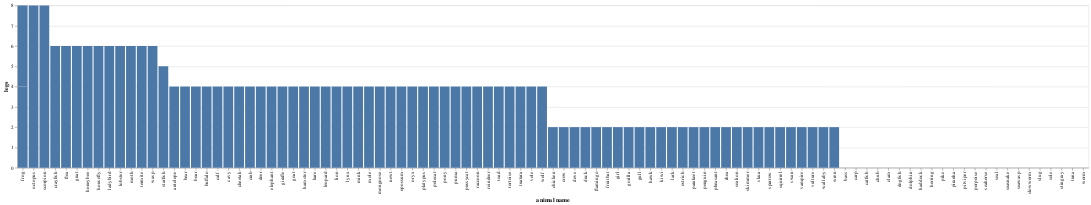

Notebook cell for this chart:
### Code cell
plot_02 = alt.Chart(df).mark_bar().encode(
    
    x = alt.X('animal name', sort = '-y'),
    y = 'legs'
)
plot_02

### Figure 1 — Vega-Lite specification as saved in the notebook (floating-point values rounded to 4 significant figures)
{"config": {"view": {"continuousWidth": 400, "continuousHeight": 300}}, "data": {"name": "data-e3d594e206aeb1e7e4985628e88d3eb2"}, "mark": "bar", "encoding": {"x": {"type": "nominal", "field": "animal name", "sort": "-y"}, "y": {"type": "quantitative", "field": "legs"}}, "$schema": "https://vega.github.io/schema/vega-lite/v4.8.1.json", "datasets": {"data-e3d594e206aeb1e7e4985628e88d3eb2": [{"animal name": "antelope", "hair": 1, "feathers": 0, "eggs": 0, "milk": 1, "airborne": 0, "aquatic": 0, "predator": 0, "toothed": 1, "backbone": 1, "breathes": 1, "venomous": 0, "fins": 0, "legs": 4, "tail": 1, "domestic": 0, " cat-size": 1, "type": 1}, {"animal name": "bass", "hair": 0, "feathers": 0, "eggs": 1, "milk": 0, "airborne": 0, "aquatic": 1, "predator": 1, "toothed": 1, "backbone": 1, "breathes": 0, "venomous": 0, "fins": 1, "legs": 0, "tail": 1, "domestic": 0, " cat-size": 0, "type": 4}, {"animal name": "bear", "hair": 1, "feathers": 0, "eggs": 0, "milk": 1, "airborne": 0, "aquatic": 0, "predator": 1, "toothed": 1, "backbone": 1, "breathes": 1, "venomous": 0, "fins": 0, "legs": 4, "tail": 0, "domestic": 0, " cat-size": 1, "type": 1}, {"animal name": "boar", "hair": 1, "feathers": 0, "eggs": 0, "milk": 1, "airborne": 0, "aquatic": 0, "predator": 1, "toothed": 1, "backbone": 1, "breathes": 1, "venomous": 0, "fins": 0, "legs": 4, "tail": 1, "domestic": 0, " cat-size": 1, "type": 1}, {"animal name": "buffalo", "hair": 1, "feathers": 0, "eggs": 0, "milk": 1, "airborne": 0, "aquatic": 0, "predator": 0, "toothed": 1, "backbone": 1, "breathes": 1, "venomous": 0, "fins": 0, "legs": 4, "tail": 1, "domestic": 0, " cat-size": 1, "type": 1}, {"animal name": "calf", "hair": 1, "feathers": 0, "eggs": 0, "milk": 1, "airborne": 0, "aquatic": 0, "predator": 0, "toothed": 1, "backbone": 1, "breathes": 1, "venomous": 0, "fins": 0, "legs": 4, "tail": 1, "domestic": 1, " cat-size": 1, "type": 1}, {"animal name": "carp", "hair": 0, "feathers": 0, "eggs": 1, "milk": 0, "airborne": 0, "aquatic": 1, "predator": 0, "toothed": 1, "backbone": 1, "breathes": 0, "venomous": 0, "fins": 1, "legs": 0, "tail": 1, "domestic": 1, " cat-size": 0, "type": 4}, {"animal name": "catfish", "hair": 0, "feathers": 0, "eggs": 1, "milk": 0, "airborne": 0, "aquatic": 1, "predator": 1, "toothed": 1, "backbone": 1, "breathes": 0, "venomous": 0, "fins": 1, "legs": 0, "tail": 1, "domestic": 0, " cat-size": 0, "type": 4}, {"animal name": "cavy", "hair": 1, "feathers": 0, "eggs": 0, "milk": 1, "airborne": 0, "aquatic": 0, "predator": 0, "toothed": 1, "backbone": 1, "breathes": 1, "venomous": 0, "fins": 0, "legs": 4, "tail": 0, "domestic": 1, " cat-size": 0, "type": 1}, {"animal name": "cheetah", "hair": 1, "feathers": 0, "eggs": 0, "milk": 1, "airborne": 0, "aquatic": 0, "predator": 1, "toothed": 1, "backbone": 1, "breathes": 1, "venomous": 0, "fins": 0, "legs": 4, "tail": 1, "domestic": 0, " cat-size": 1, "type": 1}, {"animal name": "chicken", "hair": 0, "feathers": 1, "eggs": 1, "milk": 0, "airborne": 1, "aquatic": 0, "predator": 0, "toothed": 0, "backbone": 1, "breathes": 1, "venomous": 0, "fins": 0, "legs": 2, "tail": 1, "domestic": 1, " cat-size": 0, "type": 2}, {"animal name": "chub", "hair": 0, "feathers": 0, "eggs": 1, "milk": 0, "airborne": 0, "aquatic": 1, "predator": 1, "toothed": 1, "backbone": 1, "breathes": 0, "venomous": 0, "fins": 1, "legs": 0, "tail": 1, "domestic": 0, " cat-size": 0, "type": 4}, {"animal name": "clam", "hair": 0, "feathers": 0, "eggs": 1, "milk": 0, "airborne": 0, "aquatic": 0, "predator": 1, "toothed": 0, "backbone": 0, "breathes": 0, "venomous": 0, "fins": 0, "legs": 0, "tail": 0, "domestic": 0, " cat-size": 0, "type": 7}, {"animal name": "crab", "hair": 0, "feathers": 0, "eggs": 1, "milk": 0, "airborne": 0, "aquatic": 1, "predator": 1, "toothed": 0, "backbone": 0, "breathes": 0, "venomous": 0, "fins": 0, "legs": 4, "tail": 0, "domestic": 0, " cat-size": 0, "type": 7}, {"animal name": "crayfish", "hair": 0, "feathers": 0, "eggs": 1, "milk": 0, "airborne": 0, "aquatic": 1, "predator": 1, "toothed": 0, "backbone": 0, "breathes": 0, "venomous": 0, "fins": 0, "legs": 6, "tail": 0, "domestic": 0, " cat-size": 0, "type": 7}, {"animal name": "crow", "hair": 0, "feathers": 1, "eggs": 1, "milk": 0, "airborne": 1, "aquatic": 0, "predator": 1, "toothed": 0, "backbone": 1, "breathes": 1, "venomous": 0, "fins": 0, "legs": 2, "tail": 1, "domestic": 0, " cat-size": 0, "type": 2}, {"animal name": "deer", "hair": 1, "feathers": 0, "eggs": 0, "milk": 1, "airborne": 0, "aquatic": 0, "predator": 0, "toothed": 1, "backbone": 1, "breathes": 1, "venomous": 0, "fins": 0, "legs": 4, "tail": 1, "domestic": 0, " cat-size": 1, "type": 1}, {"animal name": "dogfish", "hair": 0, "feathers": 0, "eggs": 1, "milk": 0, "airborne": 0, "aquatic": 1, "predator": 1, "toothed": 1, "backbone": 1, "breathes": 0, "venomous": 0, "fins": 1, "legs": 0, "tail": 1, "domestic": 0, " cat-size": 1, "type": 4}, {"animal name": "dolphin", "hair": 0, "feathers": 0, "eggs": 0, "milk": 1, "airborne": 0, "aquatic": 1, "predator": 1, "toothed": 1, "backbone": 1, "breathes": 1, "venomous": 0, "fins": 1, "legs": 0, "tail": 1, "domestic": 0, " cat-size": 1, "type": 1}, {"animal name": "dove", "hair": 0, "feathers": 1, "eggs": 1, "milk": 0, "airborne": 1, "aquatic": 0, "predator": 0, "toothed": 0, "backbone": 1, "breathes": 1, "venomous": 0, "fins": 0, "legs": 2, "tail": 1, "domestic": 1, " cat-size": 0, "type": 2}, {"animal name": "duck", "hair": 0, "feathers": 1, "eggs": 1, "milk": 0, "airborne": 1, "aquatic": 1, "predator": 0, "toothed": 0, "backbone": 1, "breathes": 1, "venomous": 0, "fins": 0, "legs": 2, "tail": 1, "domestic": 0, " cat-size": 0, "type": 2}, {"animal name": "elephant", "hair": 1, "feathers": 0, "eggs": 0, "milk": 1, "airborne": 0, "aquatic": 0, "predator": 0, "toothed": 1, "backbone": 1, "breathes": 1, "venomous": 0, "fins": 0, "legs": 4, "tail": 1, "domestic": 0, " cat-size": 1, "type": 1}, {"animal name": "flamingo", "hair": 0, "feathers": 1, "eggs": 1, "milk": 0, "airborne": 1, "aquatic": 0, "predator": 0, "toothed": 0, "backbone": 1, "breathes": 1, "venomous": 0, "fins": 0, "legs": 2, "tail": 1, "domestic": 0, " cat-size": 1, "type": 2}, {"animal name": "flea", "hair": 0, "feathers": 0, "eggs": 1, "milk": 0, "airborne": 0, "aquatic": 0, "predator": 0, "toothed": 0, "backbone": 0, "breathes": 1, "venomous": 0, "fins": 0, "legs": 6, "tail": 0, "domestic": 0, " cat-size": 0, "type": 6}, {"animal name": "frog", "hair": 0, "feathers": 0, "eggs": 1, "milk": 0, "airborne": 0, "aquatic": 1, "predator": 1, "toothed": 1, "backbone": 1, "breathes": 1, "venomous": 0, "fins": 0, "legs": 4, "tail": 0, "domestic": 0, " cat-size": 0, "type": 5}, {"animal name": "frog", "hair": 0, "feathers": 0, "eggs": 1, "milk": 0, "airborne": 0, "aquatic": 1, "predator": 1, "toothed": 1, "backbone": 1, "breathes": 1, "venomous": 1, "fins": 0, "legs": 4, "tail": 0, "domestic": 0, " cat-size": 0, "type": 5}, {"animal name": "fruitbat", "hair": 1, "feathers": 0, "eggs": 0, "milk": 1, "airborne": 1, "aquatic": 0, "predator": 0, "toothed": 1, "backbone": 1, "breathes": 1, "venomous": 0, "fins": 0, "legs": 2, "tail": 1, "domestic": 0, " cat-size": 0, "type": 1}, {"animal name": "giraffe", "hair": 1, "feathers": 0, "eggs": 0, "milk": 1, "airborne": 0, "aquatic": 0, "predator": 0, "toothed": 1, "backbone": 1, "breathes": 1, "venomous": 0, "fins": 0, "legs": 4, "tail": 1, "domestic": 0, " cat-size": 1, "type": 1}, {"animal name": "girl", "hair": 1, "feathers": 0, "eggs": 0, "milk": 1, "airborne": 0, "aquatic": 0, "predator": 1, "toothed": 1, "backbone": 1, "breathes": 1, "venomous": 0, "fins": 0, "legs": 2, "tail": 0, "domestic": 1, " cat-size": 1, "type": 1}, {"animal name": "gnat", "hair": 0, "feathers": 0, "eggs": 1, "milk": 0, "airborne": 1, "aquatic": 0, "predator": 0, "toothed": 0, "backbone": 0, "breathes": 1, "venomous": 0, "fins": 0, "legs": 6, "tail": 0, "domestic": 0, " cat-size": 0, "type": 6}, {"animal name": "goat", "hair": 1, "feathers": 0, "eggs": 0, "milk": 1, "airborne": 0, "aquatic": 0, "predator": 0, "toothed": 1, "backbone": 1, "breathes": 1, "venomous": 0, "fins": 0, "legs": 4, "tail": 1, "domestic": 1, " cat-size": 1, "type": 1}, {"animal name": "gorilla", "hair": 1, "feathers": 0, "eggs": 0, "milk": 1, "airborne": 0, "aquatic": 0, "predator": 0, "toothed": 1, "backbone": 1, "breathes": 1, "venomous": 0, "fins": 0, "legs": 2, "tail": 0, "domestic": 0, " cat-size": 1, "type": 1}, {"animal name": "gull", "hair": 0, "feathers": 1, "eggs": 1, "milk": 0, "airborne": 1, "aquatic": 1, "predator": 1, "toothed": 0, "backbone": 1, "breathes": 1, "venomous": 0, "fins": 0, "legs": 2, "tail": 1, "domestic": 0, " cat-size": 0, "type": 2}, {"animal name": "haddock", "hair": 0, "feathers": 0, "eggs": 1, "milk": 0, "airborne": 0, "aquatic": 1, "predator": 0, "toothed": 1, "backbone": 1, "breathes": 0, "venomous": 0, "fins": 1, "legs": 0, "tail": 1, "domestic": 0, " cat-size": 0, "type": 4}, {"animal name": "hamster", "hair": 1, "feathers": 0, "eggs": 0, "milk": 1, "airborne": 0, "aquatic": 0, "predator": 0, "toothed": 1, "backbone": 1, "breathes": 1, "venomous": 0, "fins": 0, "legs": 4, "tail": 1, "domestic": 1, " cat-size": 0, "type": 1}, {"animal name": "hare", "hair": 1, "feathers": 0, "eggs": 0, "milk": 1, "airborne": 0, "aquatic": 0, "predator": 0, "toothed": 1, "backbone": 1, "breathes": 1, "venomous": 0, "fins": 0, "legs": 4, "tail": 1, "domestic": 0, " cat-size": 0, "type": 1}, {"animal name": "hawk", "hair": 0, "feathers": 1, "eggs": 1, "milk": 0, "airborne": 1, "aquatic": 0, "predator": 1, "toothed": 0, "backbone": 1, "breathes": 1, "venomous": 0, "fins": 0, "legs": 2, "tail": 1, "domestic": 0, " cat-size": 0, "type": 2}, {"animal name": "herring", "hair": 0, "feathers": 0, "eggs": 1, "milk": 0, "airborne": 0, "aquatic": 1, "predator": 1, "toothed": 1, "backbone": 1, "breathes": 0, "venomous": 0, "fins": 1, "legs": 0, "tail": 1, "domestic": 0, " cat-size": 0, "type": 4}, {"animal name": "honeybee", "hair": 1, "feathers": 0, "eggs": 1, "milk": 0, "airborne": 1, "aquatic": 0, "predator": 0, "toothed": 0, "backbone": 0, "breathes": 1, "venomous": 1, "fins": 0, "legs": 6, "tail": 0, "domestic": 1, " cat-size": 0, "type": 6}, {"animal name": "housefly", "hair": 1, "feathers": 0, "eggs": 1, "milk": 0, "airborne": 1, "aquatic": 0, "predator": 0, "toothed": 0, "backbone": 0, "breathes": 1, "venomous": 0, "fins": 0, "legs": 6, "tail": 0, "domestic": 0, " cat-size": 0, "type": 6}, {"animal name": "kiwi", "hair": 0, "feathers": 1, "eggs": 1, "milk": 0, "airborne": 0, "aquatic": 0, "predator": 1, "toothed": 0, "backbone": 1, "breathes": 1, "venomous": 0, "fins": 0, "legs": 2, "tail": 1, "domestic": 0, " cat-size": 0, "type": 2}, {"animal name": "ladybird", "hair": 0, "feathers": 0, "eggs": 1, "milk": 0, "airborne": 1, "aquatic": 0, "predator": 1, "toothed": 0, "backbone": 0, "breathes": 1, "venomous": 0, "fins": 0, "legs": 6, "tail": 0, "domestic": 0, " cat-size": 0, "type": 6}, {"animal name": "lark", "hair": 0, "feathers": 1, "eggs": 1, "milk": 0, "airborne": 1, "aquatic": 0, "predator": 0, "toothed": 0, "backbone": 1, "breathes": 1, "venomous": 0, "fins": 0, "legs": 2, "tail": 1, "domestic": 0, " cat-size": 0, "type": 2}, {"animal name": "leopard", "hair": 1, "feathers": 0, "eggs": 0, "milk": 1, "airborne": 0, "aquatic": 0, "predator": 1, "toothed": 1, "backbone": 1, "breathes": 1, "venomous": 0, "fins": 0, "legs": 4, "tail": 1, "domestic": 0, " cat-size": 1, "type": 1}, {"animal name": "lion", "hair": 1, "feathers": 0, "eggs": 0, "milk": 1, "airborne": 0, "aquatic": 0, "predator": 1, "toothed": 1, "backbone": 1, "breathes": 1, "venomous": 0, "fins": 0, "legs": 4, "tail": 1, "domestic": 0, " cat-size": 1, "type": 1}, {"animal name": "lobster", "hair": 0, "feathers": 0, "eggs": 1, "milk": 0, "airborne": 0, "aquatic": 1, "predator": 1, "toothed": 0, "backbone": 0, "breathes": 0, "venomous": 0, "fins": 0, "legs": 6, "tail": 0, "domestic": 0, " cat-size": 0, "type": 7}, {"animal name": "lynx", "hair": 1, "feathers": 0, "eggs": 0, "milk": 1, "airborne": 0, "aquatic": 0, "predator": 1, "toothed": 1, "backbone": 1, "breathes": 1, "venomous": 0, "fins": 0, "legs": 4, "tail": 1, "domestic": 0, " cat-size": 1, "type": 1}, {"animal name": "mink", "hair": 1, "feathers": 0, "eggs": 0, "milk": 1, "airborne": 0, "aquatic": 1, "predator": 1, "toothed": 1, "backbone": 1, "breathes": 1, "venomous": 0, "fins": 0, "legs": 4, "tail": 1, "domestic": 0, " cat-size": 1, "type": 1}, {"animal name": "mole", "hair": 1, "feathers": 0, "eggs": 0, "milk": 1, "airborne": 0, "aquatic": 0, "predator": 1, "toothed": 1, "backbone": 1, "breathes": 1, "venomous": 0, "fins": 0, "legs": 4, "tail": 1, "domestic": 0, " cat-size": 0, "type": 1}, {"animal name": "mongoose", "hair": 1, "feathers": 0, "eggs": 0, "milk": 1, "airborne": 0, "aquatic": 0, "predator": 1, "toothed": 1, "backbone": 1, "breathes": 1, "venomous": 0, "fins": 0, "legs": 4, "tail": 1, "domestic": 0, " cat-size": 1, "type": 1}, {"animal name": "moth", "hair": 1, "feathers": 0, "eggs": 1, "milk": 0, "airborne": 1, "aquatic": 0, "predator": 0, "toothed": 0, "backbone": 0, "breathes": 1, "venomous": 0, "fins": 0, "legs": 6, "tail": 0, "domestic": 0, " cat-size": 0, "type": 6}, {"animal name": "newt", "hair": 0, "feathers": 0, "eggs": 1, "milk": 0, "airborne": 0, "aquatic": 1, "predator": 1, "toothed": 1, "backbone": 1, "breathes": 1, "venomous": 0, "fins": 0, "legs": 4, "tail": 1, "domestic": 0, " cat-size": 0, "type": 5}, {"animal name": "octopus", "hair": 0, "feathers": 0, "eggs": 1, "milk": 0, "airborne": 0, "aquatic": 1, "predator": 1, "toothed": 0, "backbone": 0, "breathes": 0, "venomous": 0, "fins": 0, "legs": 8, "tail": 0, "domestic": 0, " cat-size": 1, "type": 7}, {"animal name": "opossum", "hair": 1, "feathers": 0, "eggs": 0, "milk": 1, "airborne": 0, "aquatic": 0, "predator": 1, "toothed": 1, "backbone": 1, "breathes": 1, "venomous": 0, "fins": 0, "legs": 4, "tail": 1, "domestic": 0, " cat-size": 0, "type": 1}, {"animal name": "oryx", "hair": 1, "feathers": 0, "eggs": 0, "milk": 1, "airborne": 0, "aquatic": 0, "predator": 0, "toothed": 1, "backbone": 1, "breathes": 1, "venomous": 0, "fins": 0, "legs": 4, "tail": 1, "domestic": 0, " cat-size": 1, "type": 1}, {"animal name": "ostrich", "hair": 0, "feathers": 1, "eggs": 1, "milk": 0, "airborne": 0, "aquatic": 0, "predator": 0, "toothed": 0, "backbone": 1, "breathes": 1, "venomous": 0, "fins": 0, "legs": 2, "tail": 1, "domestic": 0, " cat-size": 1, "type": 2}, {"animal name": "parakeet", "hair": 0, "feathers": 1, "eggs": 1, "milk": 0, "airborne": 1, "aquatic": 0, "predator": 0, "toothed": 0, "backbone": 1, "breathes": 1, "venomous": 0, "fins": 0, "legs": 2, "tail": 1, "domestic": 1, " cat-size": 0, "type": 2}, {"animal name": "penguin", "hair": 0, "feathers": 1, "eggs": 1, "milk": 0, "airborne": 0, "aquatic": 1, "predator": 1, "toothed": 0, "backbone": 1, "breathes": 1, "venomous": 0, "fins": 0, "legs": 2, "tail": 1, "domestic": 0, " cat-size": 1, "type": 2}, {"animal name": "pheasant", "hair": 0, "feathers": 1, "eggs": 1, "milk": 0, "airborne": 1, "aquatic": 0, "predator": 0, "toothed": 0, "backbone": 1, "breathes": 1, "venomous": 0, "fins": 0, "legs": 2, "tail": 1, "domestic": 0, " cat-size": 0, "type": 2}, {"animal name": "pike", "hair": 0, "feathers": 0, "eggs": 1, "milk": 0, "airborne": 0, "aquatic": 1, "predator": 1, "toothed": 1, "backbone": 1, "breathes": 0, "venomous": 0, "fins": 1, "legs": 0, "tail": 1, "domestic": 0, " cat-size": 1, "type": 4}, {"animal name": "piranha", "hair": 0, "feathers": 0, "eggs": 1, "milk": 0, "airborne": 0, "aquatic": 1, "predator": 1, "toothed": 1, "backbone": 1, "breathes": 0, "venomous": 0, "fins": 1, "legs": 0, "tail": 1, "domestic": 0, " cat-size": 0, "type": 4}, {"animal name": "pitviper", "hair": 0, "feathers": 0, "eggs": 1, "milk": 0, "airborne": 0, "aquatic": 0, "predator": 1, "toothed": 1, "backbone": 1, "breathes": 1, "venomous": 1, "fins": 0, "legs": 0, "tail": 1, "domestic": 0, " cat-size": 0, "type": 3}, {"animal name": "platypus", "hair": 1, "feathers": 0, "eggs": 1, "milk": 1, "airborne": 0, "aquatic": 1, "predator": 1, "toothed": 0, "backbone": 1, "breathes": 1, "venomous": 0, "fins": 0, "legs": 4, "tail": 1, "domestic": 0, " cat-size": 1, "type": 1}, {"animal name": "polecat", "hair": 1, "feathers": 0, "eggs": 0, "milk": 1, "airborne": 0, "aquatic": 0, "predator": 1, "toothed": 1, "backbone": 1, "breathes": 1, "venomous": 0, "fins": 0, "legs": 4, "tail": 1, "domestic": 0, " cat-size": 1, "type": 1}, {"animal name": "pony", "hair": 1, "feathers": 0, "eggs": 0, "milk": 1, "airborne": 0, "aquatic": 0, "predator": 0, "toothed": 1, "backbone": 1, "breathes": 1, "venomous": 0, "fins": 0, "legs": 4, "tail": 1, "domestic": 1, " cat-size": 1, "type": 1}, {"animal name": "porpoise", "hair": 0, "feathers": 0, "eggs": 0, "milk": 1, "airborne": 0, "aquatic": 1, "predator": 1, "toothed": 1, "backbone": 1, "breathes": 1, "venomous": 0, "fins": 1, "legs": 0, "tail": 1, "domestic": 0, " cat-size": 1, "type": 1}, {"animal name": "puma", "hair": 1, "feathers": 0, "eggs": 0, "milk": 1, "airborne": 0, "aquatic": 0, "predator": 1, "toothed": 1, "backbone": 1, "breathes": 1, "venomous": 0, "fins": 0, "legs": 4, "tail": 1, "domestic": 0, " cat-size": 1, "type": 1}, {"animal name": "pussycat", "hair": 1, "feathers": 0, "eggs": 0, "milk": 1, "airborne": 0, "aquatic": 0, "predator": 1, "toothed": 1, "backbone": 1, "breathes": 1, "venomous": 0, "fins": 0, "legs": 4, "tail": 1, "domestic": 1, " cat-size": 1, "type": 1}, {"animal name": "raccoon", "hair": 1, "feathers": 0, "eggs": 0, "milk": 1, "airborne": 0, "aquatic": 0, "predator": 1, "toothed": 1, "backbone": 1, "breathes": 1, "venomous": 0, "fins": 0, "legs": 4, "tail": 1, "domestic": 0, " cat-size": 1, "type": 1}, {"animal name": "reindeer", "hair": 1, "feathers": 0, "eggs": 0, "milk": 1, "airborne": 0, "aquatic": 0, "predator": 0, "toothed": 1, "backbone": 1, "breathes": 1, "venomous": 0, "fins": 0, "legs": 4, "tail": 1, "domestic": 1, " cat-size": 1, "type": 1}, {"animal name": "rhea", "hair": 0, "feathers": 1, "eggs": 1, "milk": 0, "airborne": 0, "aquatic": 0, "predator": 1, "toothed": 0, "backbone": 1, "breathes": 1, "venomous": 0, "fins": 0, "legs": 2, "tail": 1, "domestic": 0, " cat-size": 1, "type": 2}, {"animal name": "scorpion", "hair": 0, "feathers": 0, "eggs": 0, "milk": 0, "airborne": 0, "aquatic": 0, "predator": 1, "toothed": 0, "backbone": 0, "breathes": 1, "venomous": 1, "fins": 0, "legs": 8, "tail": 1, "domestic": 0, " cat-size": 0, "type": 7}, {"animal name": "seahorse", "hair": 0, "feathers": 0, "eggs": 1, "milk": 0, "airborne": 0, "aquatic": 1, "predator": 0, "toothed": 1, "backbone": 1, "breathes": 0, "venomous": 0, "fins": 1, "legs": 0, "tail": 1, "domestic": 0, " cat-size": 0, "type": 4}, {"animal name": "seal", "hair": 1, "feathers": 0, "eggs": 0, "milk": 1, "airborne": 0, "aquatic": 1, "predator": 1, "toothed": 1, "backbone": 1, "breathes": 1, "venomous": 0, "fins": 1, "legs": 0, "tail": 0, "domestic": 0, " cat-size": 1, "type": 1}, {"animal name": "sealion", "hair": 1, "feathers": 0, "eggs": 0, "milk": 1, "airborne": 0, "aquatic": 1, "predator": 1, "toothed": 1, "backbone": 1, "breathes": 1, "venomous": 0, "fins": 1, "legs": 2, "tail": 1, "domestic": 0, " cat-size": 1, "type": 1}, {"animal name": "seasnake", "hair": 0, "feathers": 0, "eggs": 0, "milk": 0, "airborne": 0, "aquatic": 1, "predator": 1, "toothed": 1, "backbone": 1, "breathes": 0, "venomous": 1, "fins": 0, "legs": 0, "tail": 1, "domestic": 0, " cat-size": 0, "type": 3}, {"animal name": "seawasp", "hair": 0, "feathers": 0, "eggs": 1, "milk": 0, "airborne": 0, "aquatic": 1, "predator": 1, "toothed": 0, "backbone": 0, "breathes": 0, "venomous": 1, "fins": 0, "legs": 0, "tail": 0, "domestic": 0, " cat-size": 0, "type": 7}, {"animal name": "skimmer", "hair": 0, "feathers": 1, "eggs": 1, "milk": 0, "airborne": 1, "aquatic": 1, "predator": 1, "toothed": 0, "backbone": 1, "breathes": 1, "venomous": 0, "fins": 0, "legs": 2, "tail": 1, "domestic": 0, " cat-size": 0, "type": 2}, {"animal name": "skua", "hair": 0, "feathers": 1, "eggs": 1, "milk": 0, "airborne": 1, "aquatic": 1, "predator": 1, "toothed": 0, "backbone": 1, "breathes": 1, "venomous": 0, "fins": 0, "legs": 2, "tail": 1, "domestic": 0, " cat-size": 0, "type": 2}, {"animal name": "slowworm", "hair": 0, "feathers": 0, "eggs": 1, "milk": 0, "airborne": 0, "aquatic": 0, "predator": 1, "toothed": 1, "backbone": 1, "breathes": 1, "venomous": 0, "fins": 0, "legs": 0, "tail": 1, "domestic": 0, " cat-size": 0, "type": 3}, {"animal name": "slug", "hair": 0, "feathers": 0, "eggs": 1, "milk": 0, "airborne": 0, "aquatic": 0, "predator": 0, "toothed": 0, "backbone": 0, "breathes": 1, "venomous": 0, "fins": 0, "legs": 0, "tail": 0, "domestic": 0, " cat-size": 0, "type": 7}, {"animal name": "sole", "hair": 0, "feathers": 0, "eggs": 1, "milk": 0, "airborne": 0, "aquatic": 1, "predator": 0, "toothed": 1, "backbone": 1, "breathes": 0, "venomous": 0, "fins": 1, "legs": 0, "tail": 1, "domestic": 0, " cat-size": 0, "type": 4}, {"animal name": "sparrow", "hair": 0, "feathers": 1, "eggs": 1, "milk": 0, "airborne": 1, "aquatic": 0, "predator": 0, "toothed": 0, "backbone": 1, "breathes": 1, "venomous": 0, "fins": 0, "legs": 2, "tail": 1, "domestic": 0, " cat-size": 0, "type": 2}, {"animal name": "squirrel", "hair": 1, "feathers": 0, "eggs": 0, "milk": 1, "airborne": 0, "aquatic": 0, "predator": 0, "toothed": 1, "backbone": 1, "breathes": 1, "venomous": 0, "fins": 0, "legs": 2, "tail": 1, "domestic": 0, " cat-size": 0, "type": 1}, {"animal name": "starfish", "hair": 0, "feathers": 0, "eggs": 1, "milk": 0, "airborne": 0, "aquatic": 1, "predator": 1, "toothed": 0, "backbone": 0, "breathes": 0, "venomous": 0, "fins": 0, "legs": 5, "tail": 0, "domestic": 0, " cat-size": 0, "type": 7}, {"animal name": "stingray", "hair": 0, "feathers": 0, "eggs": 1, "milk": 0, "airborne": 0, "aquatic": 1, "predator": 1, "toothed": 1, "backbone": 1, "breathes": 0, "venomous": 1, "fins": 1, "legs": 0, "tail": 1, "domestic": 0, " cat-size": 1, "type": 4}, {"animal name": "swan", "hair": 0, "feathers": 1, "eggs": 1, "milk": 0, "airborne": 1, "aquatic": 1, "predator": 0, "toothed": 0, "backbone": 1, "breathes": 1, "venomous": 0, "fins": 0, "legs": 2, "tail": 1, "domestic": 0, " cat-size": 1, "type": 2}, {"animal name": "termite", "hair": 0, "feathers": 0, "eggs": 1, "milk": 0, "airborne": 0, "aquatic": 0, "predator": 0, "toothed": 0, "backbone": 0, "breathes": 1, "venomous": 0, "fins": 0, "legs": 6, "tail": 0, "domestic": 0, " cat-size": 0, "type": 6}, {"animal name": "toad", "hair": 0, "feathers": 0, "eggs": 1, "milk": 0, "airborne": 0, "aquatic": 1, "predator": 0, "toothed": 1, "backbone": 1, "breathes": 1, "venomous": 0, "fins": 0, "legs": 4, "tail": 0, "domestic": 0, " cat-size": 0, "type": 5}, {"animal name": "tortoise", "hair": 0, "feathers": 0, "eggs": 1, "milk": 0, "airborne": 0, "aquatic": 0, "predator": 0, "toothed": 0, "backbone": 1, "breathes": 1, "venomous": 0, "fins": 0, "legs": 4, "tail": 1, "domestic": 0, " cat-size": 1, "type": 3}, {"animal name": "tuatara", "hair": 0, "feathers": 0, "eggs": 1, "milk": 0, "airborne": 0, "aquatic": 0, "predator": 1, "toothed": 1, "backbone": 1, "breathes": 1, "venomous": 0, "fins": 0, "legs": 4, "tail": 1, "domestic": 0, " cat-size": 0, "type": 3}, {"animal name": "tuna", "hair": 0, "feathers": 0, "eggs": 1, "milk": 0, "airborne": 0, "aquatic": 1, "predator": 1, "toothed": 1, "backbone": 1, "breathes": 0, "venomous": 0, "fins": 1, "legs": 0, "tail": 1, "domestic": 0, " cat-size": 1, "type": 4}, {"animal name": "vampire", "hair": 1, "feathers": 0, "eggs": 0, "milk": 1, "airborne": 1, "aquatic": 0, "predator": 0, "toothed": 1, "backbone": 1, "breathes": 1, "venomous": 0, "fins": 0, "legs": 2, "tail": 1, "domestic": 0, " cat-size": 0, "type": 1}, {"animal name": "vole", "hair": 1, "feathers": 0, "eggs": 0, "milk": 1, "airborne": 0, "aquatic": 0, "predator": 0, "toothed": 1, "backbone": 1, "breathes": 1, "venomous": 0, "fins": 0, "legs": 4, "tail": 1, "domestic": 0, " cat-size": 0, "type": 1}, {"animal name": "vulture", "hair": 0, "feathers": 1, "eggs": 1, "milk": 0, "airborne": 1, "aquatic": 0, "predator": 1, "toothed": 0, "backbone": 1, "breathes": 1, "venomous": 0, "fins": 0, "legs": 2, "tail": 1, "domestic": 0, " cat-size": 1, "type": 2}, {"animal name": "wallaby", "hair": 1, "feathers": 0, "eggs": 0, "milk": 1, "airborne": 0, "aquatic": 0, "predator": 0, "toothed": 1, "backbone": 1, "breathes": 1, "venomous": 0, "fins": 0, "legs": 2, "tail": 1, "domestic": 0, " cat-size": 1, "type": 1}, {"animal name": "wasp", "hair": 1, "feathers": 0, "eggs": 1, "milk": 0, "airborne": 1, "aquatic": 0, "predator": 0, "toothed": 0, "backbone": 0, "breathes": 1, "venomous": 1, "fins": 0, "legs": 6, "tail": 0, "domestic": 0, " cat-size": 0, "type": 6}, {"animal name": "wolf", "hair": 1, "feathers": 0, "eggs": 0, "milk": 1, "airborne": 0, "aquatic": 0, "predator": 1, "toothed": 1, "backbone": 1, "breathes": 1, "venomous": 0, "fins": 0, "legs": 4, "tail": 1, "domestic": 0, " cat-size": 1, "type": 1}, {"animal name": "worm", "hair": 0, "feathers": 0, "eggs": 1, "milk": 0, "airborne": 0, "aquatic": 0, "predator": 0, "toothed": 0, "backbone": 0, "breathes": 1, "venomous": 0, "fins": 0, "legs": 0, "tail": 0, "domestic": 0, " cat-size": 0, "type": 7}, {"animal name": "wren", "hair": 0, "feathers": 1, "eggs": 1, "milk": 0, "airborne": 1, "aquatic": 0, "predator": 0, "toothed": 0, "backbone": 1, "breathes": 1, "venomous": 0, "fins": 0, "legs": 2, "tail": 1, "domestic": 0, " cat-size": 0, "type": 2}]}}
